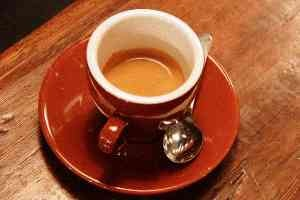
#> input picture samples/cafe_baja_calidad.jpg, 300 x 200 px; its folder holds only this picture in this run
$ python -i analysis.py   (imports and definitions only)   (older library calls are emulated)
#> lines starting #> are read from the running program, lines starting #| are printed output that depends on the picture; after the words box and inside, x2 and y2 are one past the last pixel; in counts of white or black regions, pixels touching at a corner belong together
### revo/restore.py
"""Restauración conservadora: polvo, arañazos, ruido y contraste.

Reglas que sigue este módulo:
  - Solo se rellenan defectos pequeños y claramente identificables.
  - Nunca se rellena nada sobre ojos, cejas, nariz o boca.
  - Sobre la piel de una cara solo se quitan motas claras diminutas (polvo
    típico de escaneo); las manchas oscuras pueden ser lunares o pecas y se
    respetan.
  - Se conserva parte del grano original para que una foto antigua siga
    pareciendo de su época.
"""
from __future__ import annotations

import cv2
import numpy as np


def _odd(n: float) -> int:
    n = int(round(n))
    return n if n % 2 else n + 1


def detect_defects(
    rgb: np.ndarray,
    noise: float,
    face_mask: np.ndarray | None = None,
    feature_mask: np.ndarray | None = None,
    intensity: float = 0.5,
    report: dict | None = None,
) -> np.ndarray:
    """Máscara uint8 (255 = defecto a reparar). Si se pasa `report`, anota
    cuántos defectos se dejaron sin tocar por estar sobre una cara."""
    skipped_face = 0
    gray = cv2.cvtColor(rgb, cv2.COLOR_RGB2GRAY)
    h, w = gray.shape
    k = _odd(max(5, min(h, w) / 160))
    # top-hat / black-hat: solo responden a estructuras claras u oscuras más
    # estrechas que k (motas, líneas finas); un borde normal da cero
    se = cv2.getStructuringElement(cv2.MORPH_ELLIPSE, (k, k))
    tophat = cv2.morphologyEx(gray, cv2.MORPH_TOPHAT, se).astype(np.int16)
    blackhat = cv2.morphologyEx(gray, cv2.MORPH_BLACKHAT, se).astype(np.int16)
    diff = np.where(tophat >= blackhat, tophat, -blackhat)

    # cuanto más conservador, más contraste se exige para considerar algo un defecto
    t = max(35.0, noise * 5.5) * (1.25 - 0.5 * intensity)
    bright = (diff > t).astype(np.uint8)
    dark = (diff < -t).astype(np.uint8)

    # textura del entorno de cada píxel, medida sin los candidatos (que se
    # sustituyen por la mediana): un defecto es una anomalía sobre zona lisa;
    # si alrededor hay textura, puede ser detalle real y se respeta
    cand = cv2.dilate(bright | dark, np.ones((3, 3), np.uint8)) > 0
    clean = np.where(cand, cv2.medianBlur(gray, k), gray).astype(np.float32)
    mu = cv2.blur(clean, (5, 5))
    local_std = np.sqrt(np.maximum(cv2.blur(clean * clean, (5, 5)) - mu * mu, 0))
    texture = cv2.blur(local_std, (2 * k + 1, 2 * k + 1))
    # el polvo es disperso: donde casi todo es "candidato" (pelo, tejidos,
    # hierba) se trata de textura real
    density = cv2.blur(cand.astype(np.float32), (4 * k + 1, 4 * k + 1))
    smooth_enough = (np.abs(diff) > np.maximum(t, 4.0 * texture)) & (density < 0.3)

    max_speck = (k * k) * (0.6 + 0.8 * intensity)
    min_scratch_len = max(16, min(h, w) / 20)
    out = np.zeros_like(gray)

    for cand, is_bright in ((bright, True), (dark, False)):
        n, lab, stats, _ = cv2.connectedComponentsWithStats(cand, connectivity=8)
        for i in range(1, n):
            x, y, ww, hh, area = stats[i]
            region = (slice(y, y + hh), slice(x, x + ww))
            comp = lab[region] == i
            is_speck = area <= max_speck
            is_scratch = False
            if not is_speck:
                ys, xs = np.nonzero(comp)
                pts = np.column_stack([xs, ys]).astype(np.float32)
                (_, _), (rw, rh), _ = cv2.minAreaRect(pts)
                length, thick = max(rw, rh), max(1.0, min(rw, rh))
                # arañazo: largo, fino y recto (área ≈ largo × grosor)
                is_scratch = length >= min_scratch_len and thick <= 4 + 0.02 * length and area <= 5 * length
            if not (is_speck or is_scratch):
                continue
            ok = smooth_enough[region] & comp
            if is_speck:
                if ok.sum() < 0.7 * area:
                    continue
                comp = comp.copy()
            else:
                # en un arañazo largo se reparan solo los tramos sobre zona lisa
                comp = ok
                if comp.sum() < 0.3 * area:
                    continue
            on_feature = feature_mask is not None and (feature_mask[region][comp] > 0.5).any()
            on_face = face_mask is not None and (face_mask[region][comp] > 0.05).any()
            if on_face or on_feature:
                if is_scratch:
                    # arañazo fino sobre la piel: se repara solo fuera de los rasgos
                    if feature_mask is not None:
                        comp &= feature_mask[region] <= 0.5
                    skipped_face += int(on_feature)
                elif on_feature or not (is_bright and area <= max(6, max_speck * 0.7)):
                    # jamás sobre rasgos; en piel solo motas claras diminutas
                    # (una mancha oscura puede ser un lunar o una peca)
                    skipped_face += 1
                    continue
            out[region][comp] = 255
    if report is not None:
        report["skipped_on_faces"] = skipped_face
    return out


# [161 lines left out: functions repair_defects, denoise, keep_grain, tone_lut, apply_tone, local_contrast and 2 more, not called in this run]

### revo/analysis.py
"""Análisis automático de la imagen: decide qué opciones son relevantes."""
from __future__ import annotations

import hashlib
from dataclasses import dataclass

import cv2
import numpy as np


@dataclass
class Analysis:
    width: int
    height: int
    monochrome: bool  # blanco y negro o virado (sepia)
    noise: float  # sigma estimado del ruido (0-255)
    sharpness: float  # varianza del laplaciano normalizada
    defects: float  # fracción aproximada de píxeles con polvo/arañazos
    contrast: float  # rango dinámico p1-p99 (0-255)
    jpeg_blockiness: float

    def suggested_mode(self) -> str:
        if self.defects > 0.003 or self.monochrome:
            return "mejorar_restaurar"
        return "mejorar"

    def describe(self) -> list[str]:
        out = [f"Resolución: {self.width} × {self.height}"]
        out.append("Imagen en blanco y negro / virada" if self.monochrome else "Imagen en color")
        if self.defects > 0.003:
            out.append("Se detectan polvo, manchas o arañazos")
        if self.noise > 6:
            out.append("Ruido o grano apreciable")
        if self.contrast < 170:
            out.append("Contraste reducido")
        if self.jpeg_blockiness > 1.25:
            out.append("Artefactos de compresión")
        if self.sharpness < 60:
            out.append("Poco detalle / desenfoque")
        return out


def estimate_noise(gray: np.ndarray) -> float:
    """Estimación robusta del sigma del ruido (Immerkær, 1996)."""
    g = gray.astype(np.float64)
    k = np.array([[1, -2, 1], [-2, 4, -2], [1, -2, 1]], np.float64)
    conv = cv2.filter2D(g, -1, k)
    # descarta bordes fuertes para no confundir textura con ruido
    edges = cv2.Canny(gray, 50, 150)
    edges = cv2.dilate(edges, np.ones((3, 3), np.uint8))
    vals = np.abs(conv[edges == 0])
    if vals.size == 0:
        vals = np.abs(conv)
    return float(np.sqrt(np.pi / 2) * vals.mean() / 6.0)


def blockiness(gray: np.ndarray) -> float:
    g = gray.astype(np.float32)
    dx = np.abs(np.diff(g, axis=1))
    if dx.shape[1] < 16:
        return 1.0
    at8 = dx[:, 7::8].mean()
    other = dx.mean()
    return float(at8 / (other + 1e-6))


_tone_last = None  # (clave, resultado): se pide varias veces por foto


def tone_deviation(rgb: np.ndarray) -> np.ndarray:
    """Distancia de cada píxel (en el plano de color a, b) al «tono» de la foto
    para su luminosidad. En una foto en blanco y negro o virada (sepia), el
    color depende solo de la luminosidad; lo que se sale de esa curva es
    ajeno a la imagen: el papel blanco que asoma en una rotura, el soporte
    de color, manchas químicas…"""
    global _tone_last
    key = (hashlib.blake2b(np.ascontiguousarray(rgb).data, digest_size=16).digest(), rgb.shape)
    if _tone_last is not None and _tone_last[0] == key:
        return _tone_last[1].copy()
    lab = cv2.cvtColor(rgb, cv2.COLOR_RGB2LAB).astype(np.float32)
    L, a, b = lab[..., 0], lab[..., 1], lab[..., 2]
    bins = np.clip((L / 16).astype(np.int32), 0, 15)
    ea = np.full(16, np.median(a), np.float32)
    eb = np.full(16, np.median(b), np.float32)
    for i in range(16):
        sel = bins == i
        if sel.sum() > 50:
            ea[i], eb[i] = np.median(a[sel]), np.median(b[sel])
    out = np.hypot(a - ea[bins], b - eb[bins])
    _tone_last = (key, out)
    return out.copy()


def is_monochrome(rgb: np.ndarray) -> bool:
    """Blanco y negro o virado: casi todos los píxeles siguen la curva de tono
    (una rotura que deja ver otro color no cambia el veredicto)."""
    return float(np.percentile(tone_deviation(rgb), 90)) < 10.0


def analyze(rgb: np.ndarray) -> Analysis:
    from .restore import detect_defects

    h, w = rgb.shape[:2]
    gray = cv2.cvtColor(rgb, cv2.COLOR_RGB2GRAY)
    noise = estimate_noise(gray)
    lap = cv2.Laplacian(gray, cv2.CV_64F).var()
    p1, p99 = np.percentile(gray, [1, 99])
    defects = detect_defects(rgb, noise)
    return Analysis(
        width=w,
        height=h,
        monochrome=is_monochrome(rgb),
        noise=noise,
        sharpness=float(lap / max(1.0, noise)),
        defects=float((defects > 0).mean()),
        contrast=float(p99 - p1),
        jpeg_blockiness=blockiness(gray),
    )

>>> import cv2
>>> picture = cv2.cvtColor(cv2.imread('../samples/cafe_baja_calidad.jpg'), cv2.COLOR_BGR2RGB)
>>> result = analyze(picture)
#> in estimate_noise, `edges = cv2.Canny(gray, 50, 150)`:
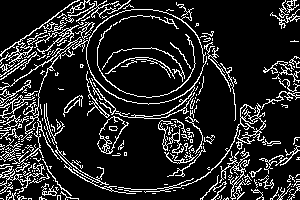
#> edges: shape (200, 300); 15% white in thin lines or dots
#> in estimate_noise, `edges = cv2.dilate(edges, np.ones((3, 3), np.uint8))`:
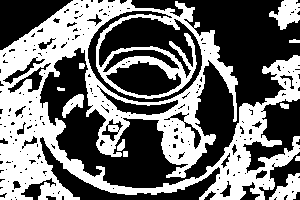
#> edges: shape (200, 300); 43.8% white; 11 white regions, largest, box (x1, y1, x2, y2) and area: (0, 0, 300, 200) 24758, (269, 0, 300, 30) 541, (269, 173, 300, 200) 462
#> in analyze, `noise = estimate_noise(gray)`: noise = 0.77
#> in analyze, `lap = cv2.Laplacian(gray, cv2.CV_64F).var()`: lap = 877.1
#> in analyze, `p1, p99 = np.percentile(gray, [1, 99])`: p1 = 8; p99 = 240
#> in detect_defects, `diff = np.where(tophat >= blackhat, tophat, -blackhat)`:
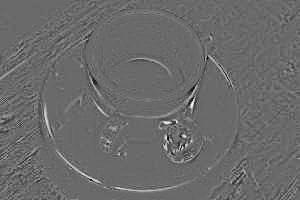
#> diff: shape (200, 300) int16; min -142, max 199, mean 1.2; drawn with min black and max white
#> in detect_defects, `t = max(35.0, noise * 5.5) * (1.25 - 0.5 * intensity)`: t = 35
#> in detect_defects, `bright = (diff > t).astype(np.uint8)`: bright: shape (200, 300); values 0 (black) and 1 (white), 2.9% white in thin lines or dots
#> in detect_defects, `dark = (diff < -t).astype(np.uint8)`: dark: shape (200, 300); values 0 (black) and 1 (white), 1.7% white in thin lines or dots
#> in detect_defects, `cand = cv2.dilate(bright | dark, np.ones((3, 3), np.uint8)) > 0`: cand: shape (200, 300) bool; 12.1% white; 85 white regions (43 under 20 px), largest, box (x1, y1, x2, y2) and area: (151, 108, 201, 164) 1180, (55, 149, 185, 193) 752, (6, 147, 43, 184) 565
#> in detect_defects, `smooth_enough = (np.abs(diff) > np.maximum(t, 4.0 * texture)) & (densi..`: smooth_enough: shape (200, 300) bool; 0.8% white in thin lines or dots
#> the loop in detect_defects, `for cand, is_bright in ((bright, True), (dark, False)):` made 2 passes
#> (is_bright, n) on passes 1 to 2: (True, 236), (False, 253)
#> pass 1, in detect_defects, `n, lab, stats, _ = cv2.connectedComponentsWithStats(cand, connectivity..`:
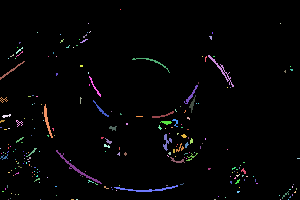
#> lab: shape (200, 300) int32; 236 distinct labels, from 0 to 235; one colour per label, 0 black
#> after the loop in detect_defects, `for cand, is_bright in ((bright, True), (dark, False)):`:
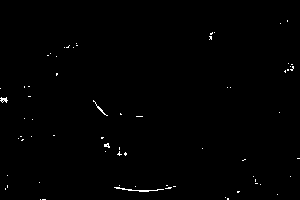
#> out: shape (200, 300); 0.55% white in thin lines or dots
#> after the loop in detect_defects, `for cand, is_bright in ((bright, True), (dark, False)):`: skipped_face = 0
#> in tone_deviation, `L, a, b = lab[..., 0], lab[..., 1], lab[..., 2]`:
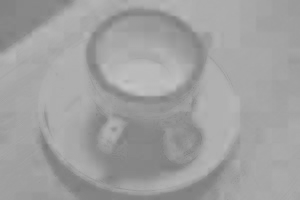
#> b: shape (200, 300) float32; min 120, max 196, mean 160.2
#> in tone_deviation, `ea = np.full(16, np.median(a), np.float32)`: ea = [155, 155, 155, 155, 155, 155, 155, 155, 155, 155, 155, 155, 155, 155, 155, 155]
#> in tone_deviation, `eb = np.full(16, np.median(b), np.float32)`: eb = [164, 164, 164, 164, 164, 164, 164, 164, 164, 164, 164, 164, 164, 164, 164, 164]
#> after the loop in tone_deviation, `for i in range(16):`: ea = [138, 146, 157, 162, 168, 171, 171, 159, 157, 151, 147, 144, 138, 136, 132, 129]; eb = [133, 137, 149, 155, 163, 169, 172, 168, 168, 166, 163, 159, 154, 150, 140, 138]
#> in blockiness, `dx = np.abs(np.diff(g, axis=1))`:
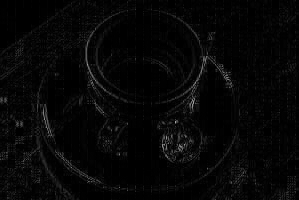
#> dx: shape (200, 299) float32; min 0, max 168, mean 6.7
#> in blockiness, `at8 = dx[:, 7::8].mean()`: at8 = 10.37
#> in blockiness, `other = dx.mean()`: other = 6.7
